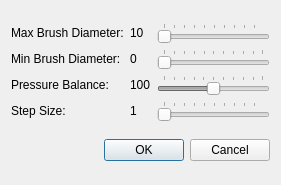
<ui version="4.0" >
 <class>PencilOptionsDialog</class>
 <widget class="QDialog" name="PencilOptionsDialog" >
  <property name="geometry" >
   <rect>
    <x>0</x>
    <y>0</y>
    <width>281</width>
    <height>185</height>
   </rect>
  </property>
  <property name="windowTitle" >
   <string>Dialog</string>
  </property>
  <layout class="QVBoxLayout" >
   <item>
    <layout class="QGridLayout" >
     <item row="0" column="0" >
      <widget class="QLabel" name="label" >
       <property name="text" >
        <string>Max Brush Diameter:</string>
       </property>
      </widget>
     </item>
     <item row="2" column="0" >
      <widget class="QLabel" name="label_2" >
       <property name="text" >
        <string>Pressure Balance:</string>
       </property>
      </widget>
     </item>
     <item row="2" column="2" >
      <widget class="QSlider" name="pressurebalance" >
       <property name="enabled" >
        <bool>false</bool>
       </property>
       <property name="minimum" >
        <number>1</number>
       </property>
       <property name="maximum" >
        <number>200</number>
       </property>
       <property name="value" >
        <number>100</number>
       </property>
       <property name="orientation" >
        <enum>Qt::Horizontal</enum>
       </property>
       <property name="tickPosition" >
        <enum>QSlider::TicksAbove</enum>
       </property>
       <property name="tickInterval" >
        <number>20</number>
       </property>
      </widget>
     </item>
     <item row="3" column="0" >
      <widget class="QLabel" name="label_3" >
       <property name="text" >
        <string>Step Size:</string>
       </property>
      </widget>
     </item>
     <item row="0" column="1" >
      <widget class="QLabel" name="brushradiusdisplay" >
       <property name="text" >
        <string>10</string>
       </property>
      </widget>
     </item>
     <item row="2" column="1" >
      <widget class="QLabel" name="pressurebalancedisplay" >
       <property name="text" >
        <string>100</string>
       </property>
      </widget>
     </item>
     <item row="3" column="1" >
      <widget class="QLabel" name="stepsizedisplay" >
       <property name="text" >
        <string>1</string>
       </property>
      </widget>
     </item>
     <item row="0" column="2" >
      <widget class="QSlider" name="brushdiameter" >
       <property name="minimum" >
        <number>1</number>
       </property>
       <property name="singleStep" >
        <number>2</number>
       </property>
       <property name="orientation" >
        <enum>Qt::Horizontal</enum>
       </property>
       <property name="tickPosition" >
        <enum>QSlider::TicksAbove</enum>
       </property>
      </widget>
     </item>
     <item row="3" column="2" >
      <widget class="QSlider" name="stepsize" >
       <property name="minimum" >
        <number>1</number>
       </property>
       <property name="orientation" >
        <enum>Qt::Horizontal</enum>
       </property>
       <property name="tickPosition" >
        <enum>QSlider::TicksAbove</enum>
       </property>
      </widget>
     </item>
     <item row="1" column="2" >
      <widget class="QSlider" name="horizontalSlider" >
       <property name="enabled" >
        <bool>false</bool>
       </property>
       <property name="orientation" >
        <enum>Qt::Horizontal</enum>
       </property>
       <property name="tickPosition" >
        <enum>QSlider::TicksAbove</enum>
       </property>
      </widget>
     </item>
     <item row="1" column="1" >
      <widget class="QLabel" name="minbrushradiusdisplay" >
       <property name="text" >
        <string>0</string>
       </property>
      </widget>
     </item>
     <item row="1" column="0" >
      <widget class="QLabel" name="label_5" >
       <property name="text" >
        <string>Min Brush Diameter:</string>
       </property>
      </widget>
     </item>
    </layout>
   </item>
   <item>
    <widget class="QDialogButtonBox" name="buttonBox" >
     <property name="orientation" >
      <enum>Qt::Horizontal</enum>
     </property>
     <property name="standardButtons" >
      <set>QDialogButtonBox::Cancel|QDialogButtonBox::NoButton|QDialogButtonBox::Ok</set>
     </property>
    </widget>
   </item>
  </layout>
 </widget>
 <resources/>
 <connections>
  <connection>
   <sender>buttonBox</sender>
   <signal>accepted()</signal>
   <receiver>PencilOptionsDialog</receiver>
   <slot>accept()</slot>
   <hints>
    <hint type="sourcelabel" >
     <x>248</x>
     <y>254</y>
    </hint>
    <hint type="destinationlabel" >
     <x>157</x>
     <y>274</y>
    </hint>
   </hints>
  </connection>
  <connection>
   <sender>buttonBox</sender>
   <signal>rejected()</signal>
   <receiver>PencilOptionsDialog</receiver>
   <slot>reject()</slot>
   <hints>
    <hint type="sourcelabel" >
     <x>316</x>
     <y>260</y>
    </hint>
    <hint type="destinationlabel" >
     <x>286</x>
     <y>274</y>
    </hint>
   </hints>
  </connection>
  <connection>
   <sender>brushdiameter</sender>
   <signal>valueChanged(int)</signal>
   <receiver>brushradiusdisplay</receiver>
   <slot>setNum(int)</slot>
   <hints>
    <hint type="sourcelabel" >
     <x>207</x>
     <y>22</y>
    </hint>
    <hint type="destinationlabel" >
     <x>129</x>
     <y>22</y>
    </hint>
   </hints>
  </connection>
  <connection>
   <sender>pressurebalance</sender>
   <signal>valueChanged(int)</signal>
   <receiver>pressurebalancedisplay</receiver>
   <slot>setNum(int)</slot>
   <hints>
    <hint type="sourcelabel" >
     <x>207</x>
     <y>54</y>
    </hint>
    <hint type="destinationlabel" >
     <x>129</x>
     <y>54</y>
    </hint>
   </hints>
  </connection>
  <connection>
   <sender>stepsize</sender>
   <signal>valueChanged(int)</signal>
   <receiver>stepsizedisplay</receiver>
   <slot>setNum(int)</slot>
   <hints>
    <hint type="sourcelabel" >
     <x>207</x>
     <y>86</y>
    </hint>
    <hint type="destinationlabel" >
     <x>129</x>
     <y>86</y>
    </hint>
   </hints>
  </connection>
 </connections>
</ui>
